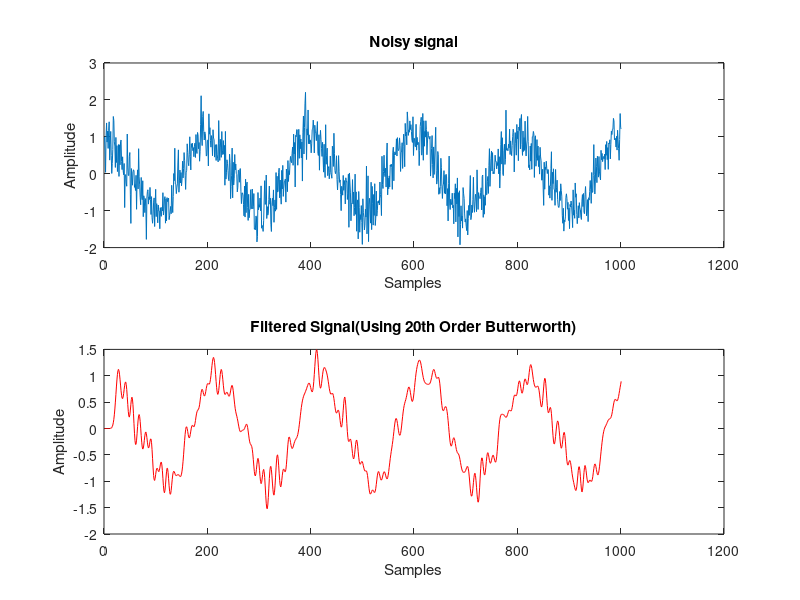
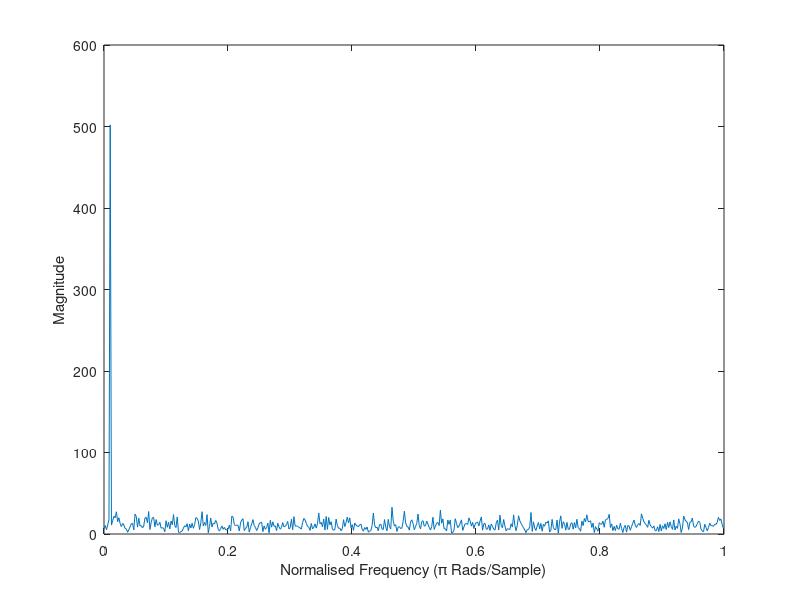

The MATLAB script that drew these images, in order:
clc;
clear all;
%Generating A Noisy Cos Signal And Filter It By Butterworth Filter (Low
%Pass) Noise Generation By :- Gaussian Noise
t = 0:0.001:1;
y = cos(2*pi*5*t);
x = awgn(y,5,'measured') ; %Adding 5 White Gaussian Noise
figure(1)
subplot(211),plot(x)
title('Noisy signal')
xlabel('Samples');
ylabel('Amplitude')
 
%Magnitude Spectrum Of The Signal 
X_mags = abs(fft(x));
figure(2)
plot(X_mags)
xlabel('DFT')
ylabel('Magnitude')

%Normalized Frequency Of DFT
num_bins = length(X_mags);
plot([0:1/(num_bins/2 -1):1],X_mags(1:num_bins/2))
xlabel('Normalised Frequency (\pi Rads/Sample)')
ylabel('Magnitude')

%Butterworth Filter With n=20 and Wn=0.2 (According to Normalized Frequency Of DFT)
[B A] = butter(20, 0.2, 'low');
   
LowPass_filter = filter(B,A,x);
figure(1)
subplot(212),plot(LowPass_filter,'r') %Filtered Signal Plot (Red color)
title('Filtered Signal(Using 20th Order Butterworth)')
xlabel('Samples');
ylabel('Amplitude')
 